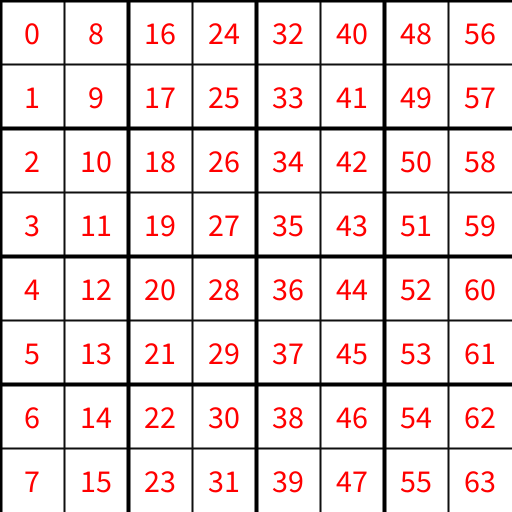
Frame 1 (no input)
Frame 2 (the mouse pressed at the canvas centre, redrawn once): identical to frame 1, image omitted

The Processing sketch that drew this single still picture (run headless with seeded random() and noise(); the mouse was pressed at the canvas centre and the sketch redrawn once):

// Processing sketch: GridLines
// ── GridLines.pde
void setup()
{
  // Call this first to set the width and height variables to the correct sizes.
  //fullScreen();
  size(512, 512);
}

void draw()
{

  background(255);
  
  stroke(45, 45, 45);
  strokeWeight(1);
  //drawLines(16);
  
  stroke(30, 30, 30);
  strokeWeight(1.5);
  //drawLines(32);
  
  stroke(15, 15, 15);
  strokeWeight(2);
  drawLines(64);
  
  stroke(0, 0, 0);
  strokeWeight(4);
  drawLines(128);
  
  stroke(0, 0, 0);
  fill(255, 0, 0);
  int size = 10;
  int resolution = 64;
  textSize(resolution/2);
  textAlign(CENTER, CENTER);
  int index = 0;
  for(int x = resolution/2; x < width;  x += resolution)
  for(int y = resolution/2; y < height; y += resolution)
  for(int i = 0; i < 1; i++)
  {
    
     //ellipse(x + random(resolution), y + random(resolution), size, size);
     //ellipse(x + resolution/2, y + resolution/2, size, size);

     text("" + index, x, y);
     index++;
  }
  
  noLoop();
  
}

void drawLines(int resolution)
{
  // Draw horizontal lines.
  for(int y = 0; y < height;  y += resolution)
  {    
    line(0, y, width, y); 
  }
  
  // Draw Vertical Lines.
  for(int x = 0; x < width; x += resolution)
  {
    line(x, 0, x, height); 
  } 
}

void keyPressed()
{
  
  // If the user presses space, then this program will save a nice transparent image of the fractal in the local file output.png.
  if (key == ' ')
  {
    save("output.png");
  }
}
